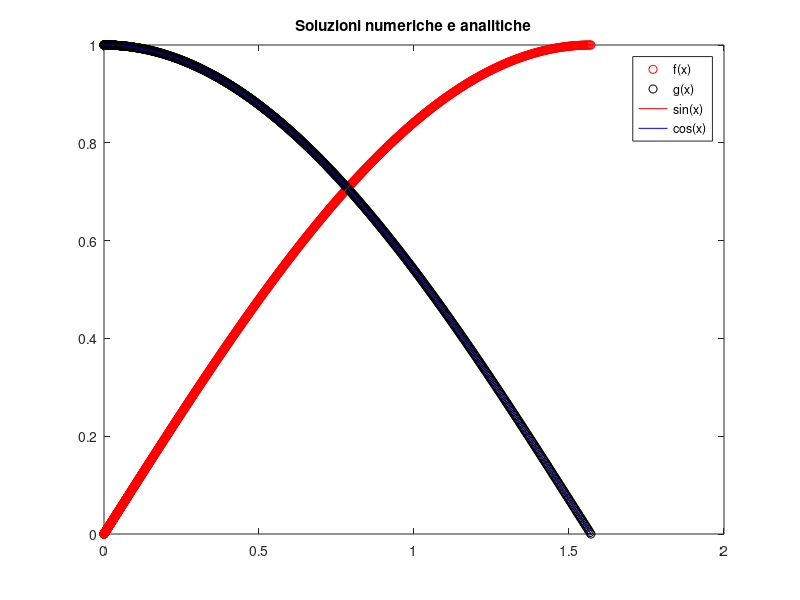
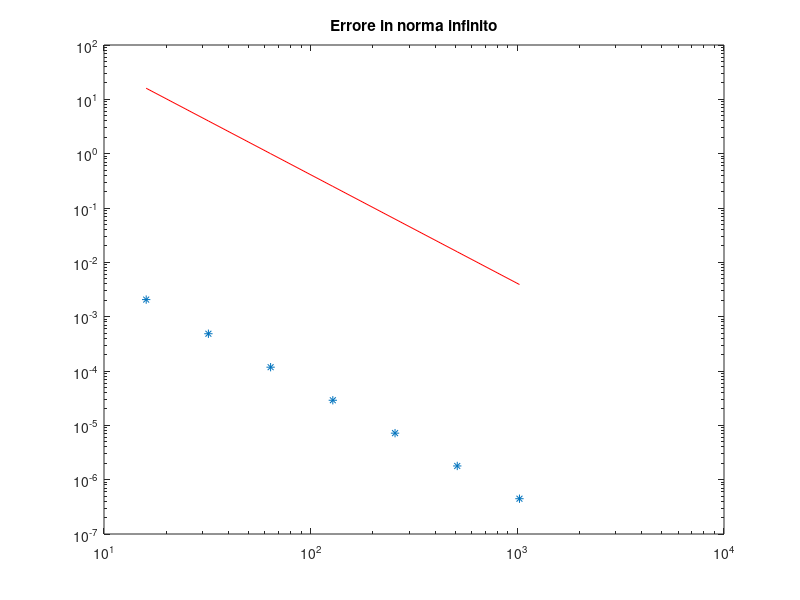

Source code (MATLAB) for these figures, in order:
%Es 2

clear all
close all

%3*f''-2*g'+f=0
%g''+2*f'-2*g=-cosy
%f(0)=0
%f(pi/2)=1
%g(0)=1
%g(pi/2)=0

mrange=2.^(4:10);
count=0;

for m=mrange
count=count+1;
y=pi/2*(((1:m)-1)/(m-1))'.^2;


h=diff(y);
d1=1./(h(1:m-2)+h(2:m-1));
D1=spdiags([[-d1;0;0],[0;0;d1]],[-1,1],m,m);

v1=2./h(1:m-2).*d1;
v2=-2./(h(2:m-1).*h(1:m-2));
v3=2./h(2:m-1).*d1;

D2=spdiags([[v1;0;0],[0;v2;0],[0;0;v3]],[-1,0,1],m,m);
I=speye(m);

Z=spdiags(zeros(m,1),0,m,m);

F1=3*D2+I;
F2=-2*D1;
F3=2*D1;
F4=D2-2*I;
F=[F1,F2;
   F3,F4];



b=[zeros(m,1);-cos(y)];
F(1,1)=1;
F(m,m)=1;
F(m+1,m+1)=1;
F(2*m,2*m)=1;
b(m)=1;
b(m+1)=1;
b(2*m)=0;
r=F\b;

Sol=[sin(y);cos(y)];

err(count)=norm(r-Sol,inf);

end


figure
plot(y,r(1:m),'or',y,r(m+1:2*m),'ok',y,sin(y),'r',y,cos(y),'b')
legend('f(x)','g(x)','sin(x)','cos(x)')
title('Soluzioni numeriche e analitiche')
figure
loglog(mrange,err,'*',mrange,mrange(1)*(mrange/mrange(1)).^(-2),'r')
title('Errore in norma infinito')